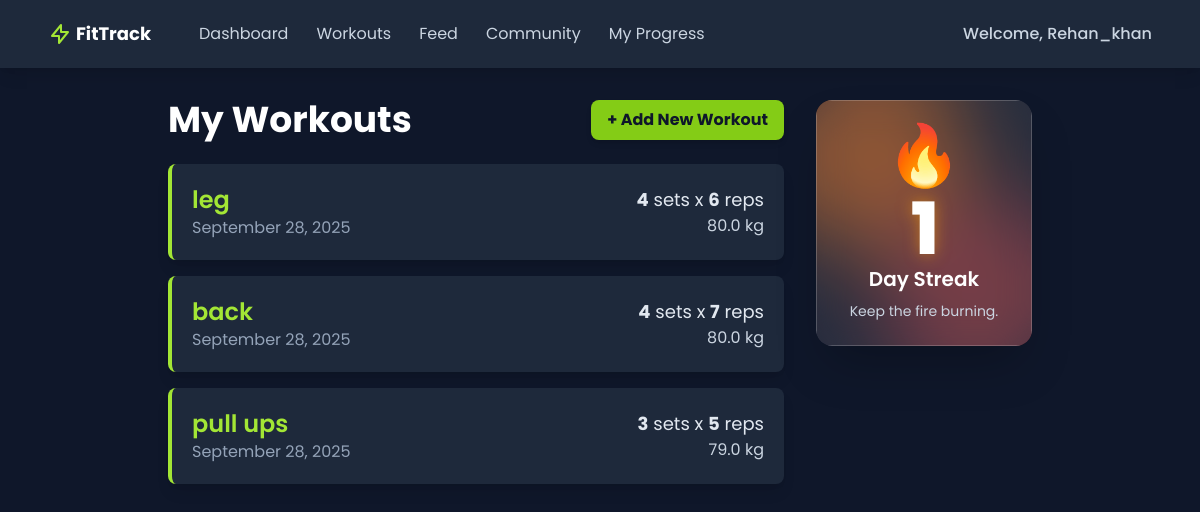
Page /fitness/ (signed in) on the committed database.
### fitness/models.py (models this page shows, shortened)
class Workout(models.Model):
    user = models.ForeignKey(User, on_delete=models.CASCADE)
    exercise_name = models.CharField(max_length=100)
    sets = models.PositiveIntegerField()
    reps = models.PositiveIntegerField()
    weight_kg = models.FloatField(blank=True, null=True, help_text="Weight in kilograms")
    date = models.DateField(auto_now_add=True)

### fitness/views.py (the view)
# urls.py: path('', views.workout_list, name='workout_list'),
@login_required
def workout_list(request):
    workouts = Workout.objects.filter(user=request.user).order_by('-date')
    streak_count = 0
    today = date.today()
    workout_dates = sorted(list(set(workouts.values_list('date', flat=True))), reverse=True)
    if workout_dates:
        if workout_dates[0] == today or workout_dates[0] == today - timedelta(days=1):
            streak_count = 1
            for i in range(len(workout_dates) - 1):
                if workout_dates[i] - timedelta(days=1) == workout_dates[i+1]:
                    streak_count += 1
                else:
                    break
    context = {
        'workouts': workouts,
        'streak_count': streak_count,
    }
    return render(request, 'fitness/workout_list.html', context)

### fitness/templates/fitness/workout_list.html (shortened to what this page needs)
{% extends 'fitness/fitness_base.html' %}
{% block content %}
<div class="flex flex-col md:flex-row gap-8">
    <div class="flex-grow">
        <div class="flex justify-between items-center mb-6">
            <h1 class="text-4xl font-bold text-white">My Workouts</h1>
            <a href="{% url 'fitness:add_workout' %}" class="bg-lime-500 hover:bg-lime-600 text-slate-900 font-bold py-2 px-4 rounded-lg shadow-md transition duration-300">
                + Add New Workout
            </a>
        </div>
        <div class="space-y-4">
            {% for workout in workouts %}
                <div class="bg-slate-800 rounded-lg shadow-lg p-5 border-l-4 border-lime-400">
                    <div class="flex justify-between items-center">
                        <div>
                            <h2 class="text-2xl font-semibold text-lime-400">{{ workout.exercise_name }}</h2>
                            <p class="text-slate-400">{{ workout.date|date:"F j, Y" }}</p>
                        </div>
                        <div class="text-right">
                            <p class="text-lg"><span class="font-bold">{{ workout.sets }}</span> sets x <span class="font-bold">{{ workout.reps }}</span> reps</p>
                            {% if workout.weight_kg %}
                                <p class="text-slate-300">{{ workout.weight_kg }} kg</p>
                            {% endif %}
                        </div>
                    </div>
                </div>
            {% empty %}
                <div class="bg-slate-800 rounded-lg p-8 text-center">
                    <p class="text-slate-400">You haven't logged any workouts yet. Get started!</p>
                </div>
            {% endfor %}
        </div>
    </div>
    <div class="md:w-1/3 lg:w-1/4 flex-shrink-0">
        {% if streak_count > 0 %}
        <div class="relative rounded-2xl overflow-hidden shadow-2xl">
            <div class="absolute top-0 left-0 w-full h-full">
                <div class="absolute -top-10 -left-10 w-48 h-48 bg-orange-500 rounded-full opacity-50 filter blur-2xl animate-move-blob-1"></div>
                <div class="absolute -bottom-10 -right-10 w-48 h-48 bg-red-500 rounded-full opacity-40 filter blur-2xl animate-move-blob-2"></div>
            </div>
            <div class="relative bg-white/10 backdrop-blur-lg p-6 text-white text-center flex flex-col items-center border border-white/20">
                <div class="text-6xl mb-2 animate-pulse-flame">
                    <span>🔥</span>
                </div>
                <div class="text-7xl font-extrabold tracking-tight" style="text-shadow: 0 0 15px rgba(255,165,0,0.5);">
                    {{ streak_count }}
                </div>
                <div class="text-xl font-semibold mb-2">
                    Day Streak
                </div>
                <p class="text-sm text-slate-300">
                    Keep the fire burning.
                </p>
            </div>
        </div>
        {% endif %}
    </div>
</div>
{% endblock %}

### fitness/templates/fitness/fitness_base.html (shortened to what this page needs)
{% load static %}
<!DOCTYPE html>
<html lang="en">
<head>
    <script src="https://cdn.tailwindcss.com"></script>
</head>
<body class="bg-slate-900 text-slate-200">
    <nav class="bg-slate-800 shadow-lg">
        <div class="max-w-6xl mx-auto px-4">
            <div class="flex justify-between">
                <div class="flex space-x-7">
                    <div>
                        <a href="{% url 'fitness:workout_list' %}" class="flex items-center py-5 px-2 text-white">
                            <svg xmlns="http://www.w3.org/2000/svg" class="h-6 w-6 mr-1 text-lime-400" fill="none" viewBox="0 0 24 24" stroke="currentColor">
                                <path stroke-linecap="round" stroke-linejoin="round" stroke-width="2" d="M13 10V3L4 14h7v7l9-11h-7z" />
                            </svg>
                            <span class="font-bold text-lg">FitTrack</span>
                        </a>
                    </div>
                    <div class="hidden md:flex items-center space-x-1">
                        <a href="{% url 'daily_dashboard_index' %}" class="py-5 px-3 text-slate-300 hover:text-lime-400 transition duration-300">Dashboard</a>
                        <a href="{% url 'fitness:workout_list' %}" class="py-5 px-3 text-slate-300 hover:text-lime-400 transition duration-300">Workouts</a>
                        <a href="{% url 'profiles:activity_feed' %}" class="py-5 px-3 text-slate-300 hover:text-lime-400 transition duration-300">Feed</a>
                        <a href="{% url 'profiles:user_list' %}" class="py-5 px-3 text-slate-300 hover:text-lime-400 transition duration-300">Community</a>
                        <a href="{% url 'fitness:progress_view' %}" class="py-5 px-3 text-slate-300 hover:text-lime-400 transition duration-300">My Progress</a>
                    </div>
                </div>
                <div class="hidden md:flex items-center space-x-3">
                    <a href="{% url 'profiles:profile_view' user.username %}" class="py-2 px-2 font-medium text-slate-300 rounded hover:text-lime-400 transition duration-300">Welcome, {{ user.username }}</a>
                </div>
            </div>
        </div>
    </nav>
    <main class="max-w-4xl mx-auto px-4 py-8">
        {% block content %}
        {% endblock %}
    </main>
</body>
</html>

### fitness/templates/fitness/fitness_base.html (style rules this page uses)
body { font-family: 'Poppins', sans-serif; }

### rows in the picture
Workout: exercise_name "leg", date "September 28, 2025", sets "4", reps "6", weight_kg "80.0"
Workout: exercise_name "back", date "September 28, 2025", sets "4", reps "7", weight_kg "80.0"
Workout: exercise_name "pull ups", date "September 28, 2025", sets "3", reps "5", weight_kg "79.0"

### other values in the picture
{{ user.username }} "Rehan_khan"
{{ streak_count }} "1"
